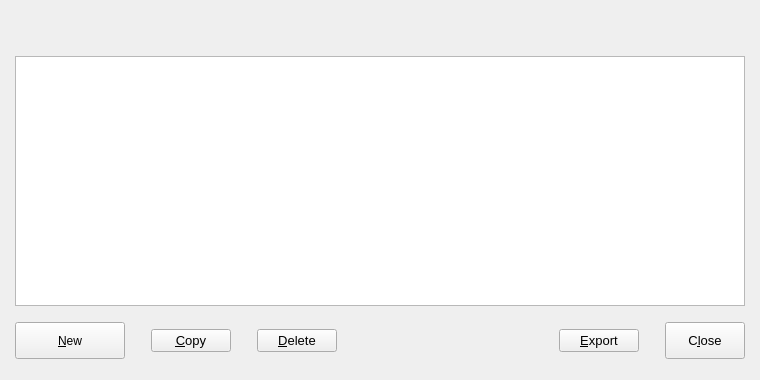
<?xml version="1.0" encoding="UTF-8"?>
<ui version="4.0">
 <class>AddressBookPage</class>
 <widget class="QWidget" name="AddressBookPage">
  <property name="geometry">
   <rect>
    <x>0</x>
    <y>0</y>
    <width>760</width>
    <height>380</height>
   </rect>
  </property>
  <layout class="QVBoxLayout" name="verticalLayout">
   <property name="leftMargin">
    <number>15</number>
   </property>
   <property name="rightMargin">
    <number>15</number>
   </property>
   <item>
    <spacer name="verticalSpacer_2">
     <property name="orientation">
      <enum>Qt::Vertical</enum>
     </property>
     <property name="sizeType">
      <enum>QSizePolicy::Fixed</enum>
     </property>
     <property name="sizeHint" stdset="0">
      <size>
       <width>20</width>
       <height>12</height>
      </size>
     </property>
    </spacer>
   </item>
   <item>
    <widget class="QLabel" name="labelExplanation">
     <property name="font">
      <font>
       <pointsize>10</pointsize>
      </font>
     </property>
     <property name="textFormat">
      <enum>Qt::PlainText</enum>
     </property>
     <property name="wordWrap">
      <bool>true</bool>
     </property>
    </widget>
   </item>
   <item>
    <spacer name="verticalSpacer">
     <property name="orientation">
      <enum>Qt::Vertical</enum>
     </property>
     <property name="sizeType">
      <enum>QSizePolicy::Fixed</enum>
     </property>
     <property name="sizeHint" stdset="0">
      <size>
       <width>20</width>
       <height>12</height>
      </size>
     </property>
    </spacer>
   </item>
   <item>
    <widget class="QTableView" name="tableView">
     <property name="contextMenuPolicy">
      <enum>Qt::CustomContextMenu</enum>
     </property>
     <property name="toolTip">
      <string>Right-click to edit address or label</string>
     </property>
     <property name="tabKeyNavigation">
      <bool>false</bool>
     </property>
     <property name="alternatingRowColors">
      <bool>true</bool>
     </property>
     <property name="selectionMode">
      <enum>QAbstractItemView::SingleSelection</enum>
     </property>
     <property name="selectionBehavior">
      <enum>QAbstractItemView::SelectRows</enum>
     </property>
     <property name="sortingEnabled">
      <bool>true</bool>
     </property>
     <attribute name="verticalHeaderVisible">
      <bool>false</bool>
     </attribute>
    </widget>
   </item>
   <item>
    <layout class="QHBoxLayout" name="horizontalLayout">
     <property name="topMargin">
      <number>10</number>
     </property>
     <property name="bottomMargin">
      <number>10</number>
     </property>
     <item>
      <widget class="QPushButton" name="newAddress">
       <property name="minimumSize">
        <size>
         <width>110</width>
         <height>37</height>
        </size>
       </property>
       <property name="toolTip">
        <string>Create a new address</string>
       </property>
       <property name="text">
        <string>&amp;New</string>
       </property>
       <property name="icon">
        <iconset resource="../bitcoin.qrc">
         <normaloff>:/icons/add</normaloff>:/icons/add</iconset>
       </property>
       <property name="autoDefault">
        <bool>false</bool>
       </property>
      </widget>
     </item>
     <item>
      <spacer name="horizontalSpacer_2">
       <property name="orientation">
        <enum>Qt::Horizontal</enum>
       </property>
       <property name="sizeType">
        <enum>QSizePolicy::Fixed</enum>
       </property>
       <property name="sizeHint" stdset="0">
        <size>
         <width>20</width>
         <height>20</height>
        </size>
       </property>
      </spacer>
     </item>
     <item>
      <widget class="QPushButton" name="copyAddress">
       <property name="font">
        <font>
         <pointsize>10</pointsize>
        </font>
       </property>
       <property name="toolTip">
        <string>Copy the currently selected address to the system clipboard</string>
       </property>
       <property name="text">
        <string>&amp;Copy</string>
       </property>
       <property name="icon">
        <iconset resource="../bitcoin.qrc">
         <normaloff>:/icons/editcopy</normaloff>:/icons/editcopy</iconset>
       </property>
       <property name="autoDefault">
        <bool>false</bool>
       </property>
      </widget>
     </item>
     <item>
      <spacer name="horizontalSpacer_3">
       <property name="orientation">
        <enum>Qt::Horizontal</enum>
       </property>
       <property name="sizeType">
        <enum>QSizePolicy::Fixed</enum>
       </property>
       <property name="sizeHint" stdset="0">
        <size>
         <width>20</width>
         <height>20</height>
        </size>
       </property>
      </spacer>
     </item>
     <item>
      <widget class="QPushButton" name="deleteAddress">
       <property name="font">
        <font>
         <pointsize>10</pointsize>
        </font>
       </property>
       <property name="toolTip">
        <string>Delete the currently selected address from the list</string>
       </property>
       <property name="text">
        <string>&amp;Delete</string>
       </property>
       <property name="icon">
        <iconset resource="../bitcoin.qrc">
         <normaloff>:/icons/remove</normaloff>:/icons/remove</iconset>
       </property>
       <property name="autoDefault">
        <bool>false</bool>
       </property>
      </widget>
     </item>
     <item>
      <spacer name="horizontalSpacer">
       <property name="orientation">
        <enum>Qt::Horizontal</enum>
       </property>
       <property name="sizeHint" stdset="0">
        <size>
         <width>40</width>
         <height>20</height>
        </size>
       </property>
      </spacer>
     </item>
     <item>
      <widget class="QPushButton" name="exportButton">
       <property name="font">
        <font>
         <pointsize>10</pointsize>
        </font>
       </property>
       <property name="toolTip">
        <string>Export the data in the current tab to a file</string>
       </property>
       <property name="text">
        <string>&amp;Export</string>
       </property>
       <property name="icon">
        <iconset resource="../bitcoin.qrc">
         <normaloff>:/icons/export</normaloff>:/icons/export</iconset>
       </property>
       <property name="autoDefault">
        <bool>false</bool>
       </property>
      </widget>
     </item>
     <item>
      <spacer name="horizontalSpacer_4">
       <property name="orientation">
        <enum>Qt::Horizontal</enum>
       </property>
       <property name="sizeType">
        <enum>QSizePolicy::Fixed</enum>
       </property>
       <property name="sizeHint" stdset="0">
        <size>
         <width>20</width>
         <height>20</height>
        </size>
       </property>
      </spacer>
     </item>
     <item>
      <widget class="QPushButton" name="closeButton">
       <property name="sizePolicy">
        <sizepolicy hsizetype="Minimum" vsizetype="Minimum">
         <horstretch>0</horstretch>
         <verstretch>0</verstretch>
        </sizepolicy>
       </property>
       <property name="font">
        <font>
         <pointsize>10</pointsize>
        </font>
       </property>
       <property name="text">
        <string>C&amp;lose</string>
       </property>
       <property name="icon">
        <iconset resource="../bitcoin.qrc">
         <normaloff>:/icons/quit</normaloff>:/icons/quit</iconset>
       </property>
       <property name="autoDefault">
        <bool>false</bool>
       </property>
      </widget>
     </item>
    </layout>
   </item>
  </layout>
 </widget>
 <resources>
  <include location="../bitcoin.qrc"/>
 </resources>
 <connections/>
</ui>
